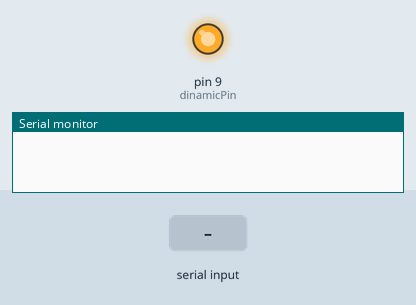
Recording of a sketch running on a simulated Arduino Uno, built with avr-gcc and run on an emulated ATmega328P. Shown: output pins drawn as LEDs (lit = HIGH), the last lines printed to the serial monitor. Inputs (shaded band) come from the test bench.

Above: at 1.2 s.
1.3 s: "1\n" received over Serial
At 2.7 s:
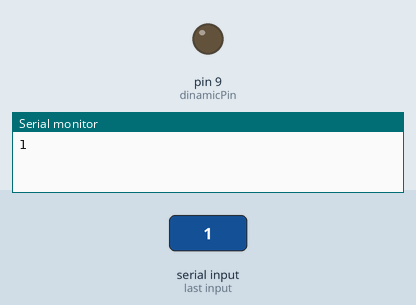
Timing chart, 0 to 10.3 s (numbered marks = the images above; inputs shaded):
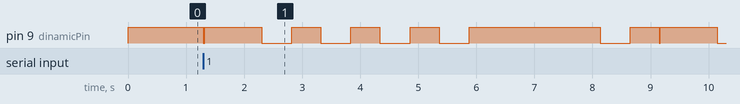

The sketch:

transmitterCode.ino
```cpp
#include <string.h>
#define token 500
int dinamicPin = 9;
const int buttonPin = 2;


typedef enum {
  DOT, LONG, BLANK
}Signal;


      int lenOfArray = 46;
      char      chrMorze[] = {'A', 'B', 'C', 'D', 'E', 'F', 'G', 'H', 'I', 'J', 'K', 'L', 'M', 'N', 'O', 'P', 'Q', 'R', 'S', 'T', 'U', 'V', 'W', 'X', 'Y', 'Z', '1', '2', '3', '4', '5',  '6',  '7',  '8',  '9',  '0',  '.',  ';',  ',',  ':',  '?',  '!',  '-',  ' ', '\n', '\r'};
      uint8_t   lenMorze[] = {  2,   4,   4,   3,   1,   4,   3,   4,   2,   4,   3,   4,   2,   2,   3,   4,   4,   3,   3,   1,   3,   4,   3,   4,   4,   4,   5,   5,   5,   5,   5,    5,    5,    5,    5,    5,    6,    6,    6,    6,    6,    6,    6,    5,    5,    5};
      uint8_t   varMorze[] = {0x1, 0x8, 0xA, 0x4, 0x0, 0x2, 0x6, 0x0, 0x0, 0x7, 0x5, 0x4, 0x3, 0x2, 0x7, 0x6, 0xD, 0x2, 0x0, 0x1, 0x1, 0x1, 0x3, 0x9, 0xB, 0xC, 0xF, 0x7, 0x3, 0x1, 0x0, 0x10, 0x18, 0x1C, 0x1E, 0x1F,  0x0, 0x2A, 0x15, 0x38, 0x0C, 0x33, 0x21, 0x11, 0x15, 0x0A};

int saySignal (Signal sig) {
  switch(sig){
    case DOT:{
       int dotLen =  20;
       analogWrite(dinamicPin, 0); //включаем звук
       delay(dotLen);
       analogWrite(dinamicPin, -1); //выключаем звук
       delay(token - dotLen);
      break;
   }
    case LONG:{
       int longLen =  token + 20;
       analogWrite(dinamicPin, 0);
       delay(longLen);
       analogWrite(dinamicPin, -1);
       delay(token - longLen + 20);
      break;
   }
    case BLANK:{
      delay((int)(token * 2.5));
      break;
   }
  }
  delay(token);
  return 0;
}

Signal typeOfSignal(uint8_t a, int index, int len){
  return index == 0 ? a >> (len - 1) == 1 ? LONG : DOT:
  ((a >> (len - 1 - index)) ^ ((a >> (len - index)) << 1)) ^ 1 == 0 ? LONG : DOT;
}

int sayChar(char ch){
  int index = 0;
  while(index < lenOfArray){
    if(chrMorze[index] == ch) break;
    index++;
  }
  if(index == lenOfArray) return 1;

  for(int i = 0; i < lenMorze[index]; i++){
     saySignal(typeOfSignal(varMorze[index], i, lenMorze[index]));
  }
  saySignal(BLANK);
  return 0;
}

char charToUpper(char a){
  if(isupper(a)) return a;
  if(!isalpha(a)) return a;
  return a - 'a' + 'A';
}

int sayStr(const char * str){
  for(int i = 0; i < strlen(str);i++)
    sayChar(charToUpper(str[i]));
  return 0;
}


void setup()
{
  //Serial.begin (9600);
  //delay(token * 4);
  pinMode(dinamicPin, OUTPUT);
  Serial.begin(115200);
  analogWrite(dinamicPin, -1);

//Пока без свободного ввода, только посимвольная передача!


  //sayStr("  sos");


}
void loop(){
  while(!Serial.available());

  char input = Serial.read();
  Serial.print(input);
  sayChar(charToUpper(input));
  //Serial.println("lol");

}
```
